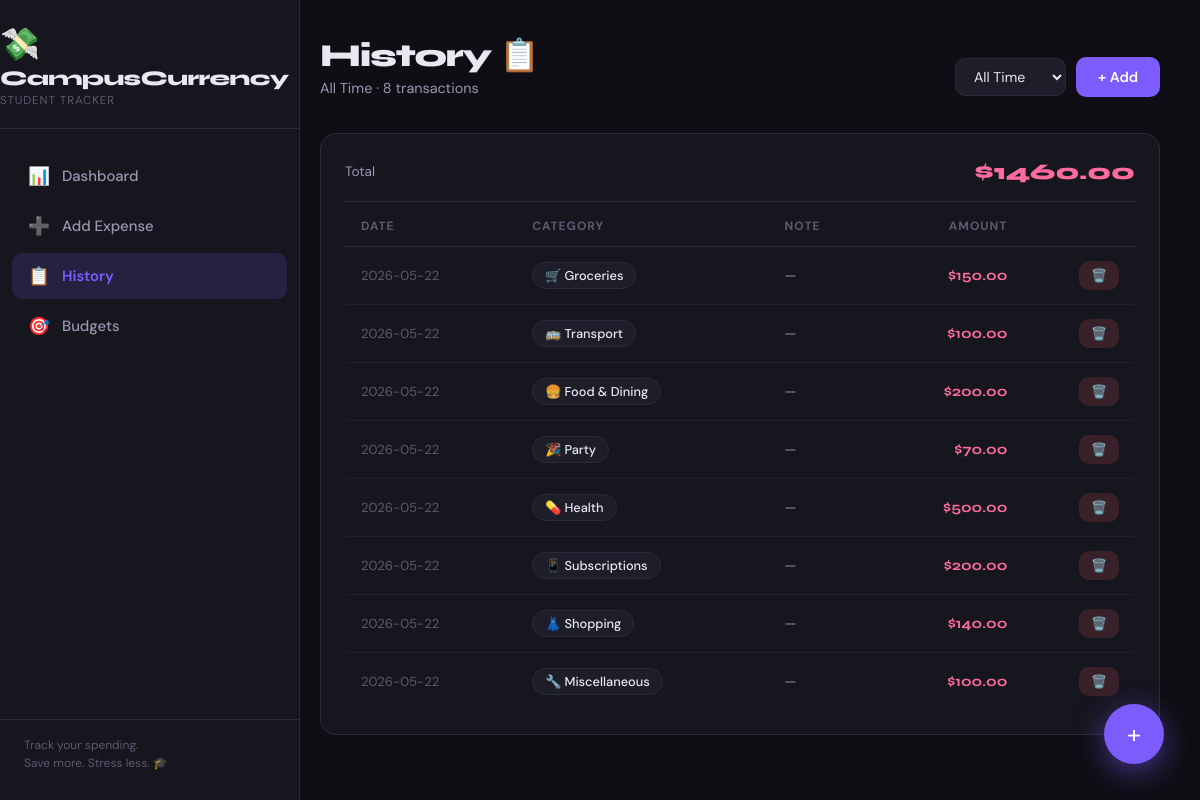
The app's page /history with its own data.
### tables this page shows
CREATE TABLE expenses (
            id        INTEGER PRIMARY KEY AUTOINCREMENT,
            amount    REAL    NOT NULL,
            category  TEXT    NOT NULL,
            note      TEXT,
            date      TEXT    NOT NULL,
            created   TEXT    NOT NULL DEFAULT (datetime('now'))
        );

### app.py (the view)
@app.route("/history")
def history():
    month = request.args.get("month", "")
    available_months = db.get_available_months()
    expenses = db.get_all_expenses(month if month else None)
    total = sum(e["amount"] for e in expenses)
    return render_template(
        "history.html",
        expenses=expenses,
        available_months=available_months,
        selected_month=month,
        month_label=month_label(month) if month else "All Time",
        total=total,
    )

### app.py (called while the page is built)
@app.context_processor
def inject_globals():
    return {
        "categories": db.CATEGORIES,
        "category_colors": db.CATEGORY_COLORS,
        "now": datetime.now(),
    }

### database.py (called while the page is built)
def get_connection():
    conn = sqlite3.connect(DB_PATH)
    conn.row_factory = sqlite3.Row
    return conn

def get_all_expenses(month: str | None = None):
    conn = get_connection()
    if month:
        rows = conn.execute(
            "SELECT * FROM expenses WHERE strftime('%Y-%m', date) = ? ORDER BY date DESC",
            (month,),
        ).fetchall()
    else:
        rows = conn.execute(
            "SELECT * FROM expenses ORDER BY date DESC"
        ).fetchall()
    conn.close()
    return rows

def get_available_months() -> list[str]:
    conn = get_connection()
    rows = conn.execute(
        "SELECT DISTINCT strftime('%Y-%m', date) as month FROM expenses ORDER BY month DESC"
    ).fetchall()
    conn.close()
    return [r["month"] for r in rows]

### templates/history.html (shortened to what this page needs)
{% extends "base.html" %}
{% block content %}
<div class="page-header">
  <div>
    <div class="page-title">History 📋</div>
    <div class="page-subtitle">{{ month_label }} · {{ expenses|length }} transaction{{ 's' if expenses|length != 1 }}</div>
  </div>
  <div style="display:flex;gap:10px;align-items:center">
    <select class="month-select" onchange="location.href='/history?month='+this.value">
      <option value="">All Time</option>
    </select>
    <a href="{{ url_for('add') }}" class="btn btn-primary">+ Add</a>
  </div>
</div>
{% if expenses %}
<div class="card">
  <div style="display:flex;align-items:center;justify-content:space-between;padding-bottom:16px;margin-bottom:4px;border-bottom:1px solid var(--border)">
    <div style="font-size:0.85rem;color:var(--text2)">Total</div>
    <div style="font-family:'Syne',sans-serif;font-weight:800;font-size:1.4rem;color:var(--accent2)">
      ${{ '%.2f'|format(total) }}
    </div>
  </div>
  <table class="expense-table">
    <thead>
      <tr>
        <th>Date</th>
        <th>Category</th>
        <th>Note</th>
        <th style="text-align:right">Amount</th>
        <th></th>
      </tr>
    </thead>
    <tbody>
      {% for e in expenses %}
      <tr>
        <td style="color:var(--text3);font-size:0.82rem;white-space:nowrap">{{ e['date'] }}</td>
        <td>
          <div class="cat-pill">
            {% for icon, name in categories %}{% if name == e['category'] %}{{ icon }}{% endif %}{% endfor %}
            {{ e['category'] }}
          </div>
        </td>
        <td style="color:var(--text2);font-size:0.85rem;max-width:200px">{{ e['note'] if e['note'] else '—' }}</td>
        <td style="text-align:right;font-family:'Syne',sans-serif;font-weight:700;color:var(--accent2);white-space:nowrap">
          ${{ '%.2f'|format(e['amount']) }}
        </td>
        <td style="text-align:right">
          <form method="POST" action="{{ url_for('delete', expense_id=e['id']) }}"
                onsubmit="return confirm('Delete this expense?')">
            <button type="submit" class="btn btn-danger">🗑️</button>
          </form>
        </td>
      </tr>
      {% endfor %}
    </tbody>
  </table>
</div>
{% endif %}
{% endblock %}

### templates/base.html (style rules this page uses)
*, *::before, *::after { box-sizing: border-box; margin: 0; padding: 0; }
:root { --bg: #0e0e14; --surface: #16161f; --surface2: #1e1e2a; --border: #2a2a3a; --accent: #7c5cfc; --accent2: #ff6b9d; --accent3: #43e97b; --text: #e8e8f0; --text2: #9898b0; --text3: #5a5a70; --danger: #ff5e6c; --warning: #ffbe45; --success: #43e97b; --radius: 16px; --radius-sm: 10px; --shadow: 0 4px 24px rgba(0,0,0,0.4); }
html { scroll-behavior: smooth; }
body { font-family: 'DM Sans', sans-serif; background: var(--bg); color: var(--text); min-height: 100vh; ; overflow-x: hidden; position: relative; }
.page-header { display: flex; align-items: flex-end; justify-content: space-between; margin-bottom: 36px; }
.page-title { font-family: 'Syne', sans-serif; font-weight: 800; font-size: 2rem; letter-spacing: -0.04em; color: var(--text); }
.page-subtitle { color: var(--text2); font-size: 0.9rem; margin-top: 4px; }
.card { background: var(--surface); border: 1px solid var(--border); border-radius: var(--radius); padding: 24px; }
.btn { display: inline-flex; align-items: center; gap: 8px; padding: 11px 22px; border-radius: var(--radius-sm); border: none; font-family: 'DM Sans', sans-serif; font-size: 0.9rem; font-weight: 600; cursor: pointer; text-decoration: none; transition: all 0.2s; }
.btn-primary { background: var(--accent); color: #fff; }
.btn-danger { background: rgba(255,94,108,0.15); color: var(--danger); padding: 6px 12px; font-size: 0.8rem; }
.cat-pill { display: inline-flex; align-items: center; gap: 6px; padding: 4px 12px; border-radius: 100px; font-size: 0.8rem; font-weight: 500; background: var(--surface2); border: 1px solid var(--border); }
.expense-table { width: 100%; border-collapse: collapse; }
.expense-table th { text-align: left; font-size: 0.75rem; text-transform: uppercase; letter-spacing: 0.08em; color: var(--text3); padding: 12px 16px; border-bottom: 1px solid var(--border); }
.expense-table td { padding: 14px 16px; border-bottom: 1px solid rgba(42,42,58,0.5); font-size: 0.9rem; }
.expense-table tr:last-child td { border-bottom: none; }
.month-select { background: var(--surface2); border: 1px solid var(--border); border-radius: var(--radius-sm); color: var(--text); padding: 8px 14px; font-family: 'DM Sans', sans-serif; font-size: 0.88rem; cursor: pointer; }

### records on screen
expenses: date "2026-05-22", categories "🛒", category "Groceries", note "—", amount "150.00"
expenses: date "2026-05-22", categories "🚌", category "Transport", note "—", amount "100.00"
expenses: date "2026-05-22", categories "🍔", category "Food & Dining", note "—", amount "200.00"
expenses: date "2026-05-22", categories "🎉", category "Party", note "—", amount "70.00"
expenses: date "2026-05-22", categories "💊", category "Health", note "—", amount "500.00"
expenses: date "2026-05-22", categories "📱", category "Subscriptions", note "—", amount "200.00"
expenses: date "2026-05-22", categories "👗", category "Shopping", note "—", amount "140.00"
expenses: date "2026-05-22", categories "🔧", category "Miscellaneous", note "—", amount "100.00"

### other values on screen
{{ month_label }} "All Time"
{{ expenses|length }} "8"
{{ 's' if expenses|length != 1 }} "s"
{{ '%.2f'|format(total) }} "1460.00"
